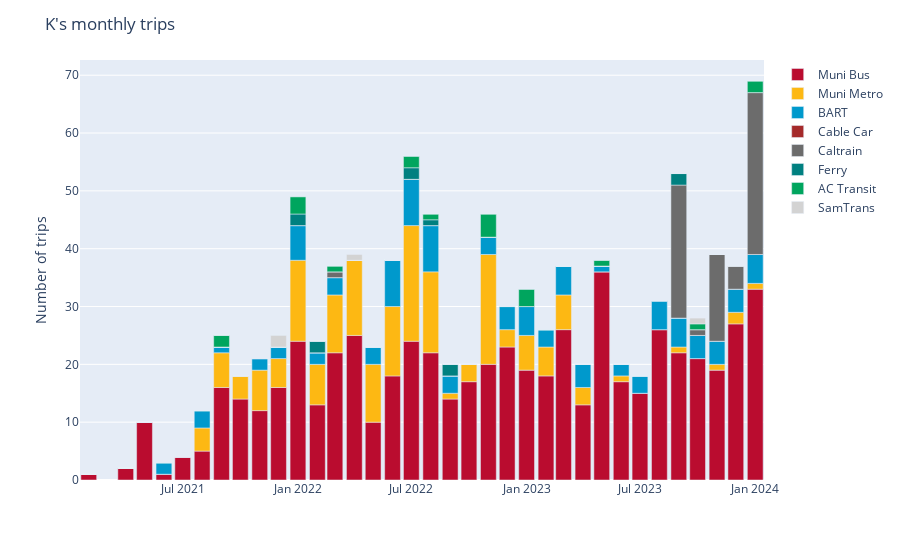

Notebook code cell kept with this figure:
### Markdown cell above
## Charts

### Code cell
pivot_month.index = pd.to_datetime(pivot_month.index)
trip_chart = px.bar(pivot_month,
                    color_discrete_map=COLOR_MAP,
                    )

trip_chart.update_layout(
    title_text="K's monthly trips",
    xaxis_title='',
    yaxis_title='Number of trips',
    legend_title='',
    bargap=0.1)

trip_chart.update_traces(hovertemplate= '<b>%{x|%B %Y}</b>: %{y}')

### Figure 1 — Plotly figure (JSON) as saved in the notebook; plotly's stock layout.template omitted (floating-point values rounded to 4 significant figures)
{"data": [{"alignmentgroup": "True", "hovertemplate": "<b>%{x|%B %Y}</b>: %{y}", "legendgroup": "Muni Bus", "marker": {"color": "#BA0C2F", "pattern": {"shape": ""}}, "name": "Muni Bus", "offsetgroup": "Muni Bus", "orientation": "v", "showlegend": true, "textposition": "auto", "type": "bar", "x": ["2024-01-01T00:00:00", "2023-12-01T00:00:00", "2023-11-01T00:00:00", "2023-10-01T00:00:00", "2023-09-01T00:00:00", "2023-08-01T00:00:00", "2023-07-01T00:00:00", "2023-06-01T00:00:00", "2023-05-01T00:00:00", "2023-04-01T00:00:00", "2023-03-01T00:00:00", "2023-02-01T00:00:00", "2023-01-01T00:00:00", "2022-12-01T00:00:00", "2022-11-01T00:00:00", "2022-10-01T00:00:00", "2022-09-01T00:00:00", "2022-08-01T00:00:00", "2022-07-01T00:00:00", "2022-06-01T00:00:00", "2022-05-01T00:00:00", "2022-04-01T00:00:00", "2022-03-01T00:00:00", "2022-02-01T00:00:00", "2022-01-01T00:00:00", "2021-12-01T00:00:00", "2021-11-01T00:00:00", "2021-10-01T00:00:00", "2021-09-01T00:00:00", "2021-08-01T00:00:00", "2021-07-01T00:00:00", "2021-06-01T00:00:00", "2021-05-01T00:00:00", "2021-04-01T00:00:00", "2021-02-01T00:00:00"], "xaxis": "x", "y": [33, 27, 19, 21, 22, 26, 15, 17, 36, 13, 26, 18, 19, 23, 20, 17, 14, 22, 24, 18, 10, 25, 22, 13, 24, 16, 12, 14, 16, 5, 4, 1, 10, 2, 1], "yaxis": "y"}, {"alignmentgroup": "True", "hovertemplate": "<b>%{x|%B %Y}</b>: %{y}", "legendgroup": "Muni Metro", "marker": {"color": "#FDB813", "pattern": {"shape": ""}}, "name": "Muni Metro", "offsetgroup": "Muni Metro", "orientation": "v", "showlegend": true, "textposition": "auto", "type": "bar", "x": ["2024-01-01T00:00:00", "2023-12-01T00:00:00", "2023-11-01T00:00:00", "2023-10-01T00:00:00", "2023-09-01T00:00:00", "2023-08-01T00:00:00", "2023-07-01T00:00:00", "2023-06-01T00:00:00", "2023-05-01T00:00:00", "2023-04-01T00:00:00", "2023-03-01T00:00:00", "2023-02-01T00:00:00", "2023-01-01T00:00:00", "2022-12-01T00:00:00", "2022-11-01T00:00:00", "2022-10-01T00:00:00", "2022-09-01T00:00:00", "2022-08-01T00:00:00", "2022-07-01T00:00:00", "2022-06-01T00:00:00", "2022-05-01T00:00:00", "2022-04-01T00:00:00", "2022-03-01T00:00:00", "2022-02-01T00:00:00", "2022-01-01T00:00:00", "2021-12-01T00:00:00", "2021-11-01T00:00:00", "2021-10-01T00:00:00", "2021-09-01T00:00:00", "2021-08-01T00:00:00", "2021-07-01T00:00:00", "2021-06-01T00:00:00", "2021-05-01T00:00:00", "2021-04-01T00:00:00", "2021-02-01T00:00:00"], "xaxis": "x", "y": [1, 2, 1, 0, 1, 0, 0, 1, 0, 3, 6, 5, 6, 3, 19, 3, 1, 14, 20, 12, 10, 13, 10, 7, 14, 5, 7, 4, 6, 4, 0, 0, 0, 0, 0], "yaxis": "y"}, {"alignmentgroup": "True", "hovertemplate": "<b>%{x|%B %Y}</b>: %{y}", "legendgroup": "BART", "marker": {"color": "#0099CC", "pattern": {"shape": ""}}, "name": "BART", "offsetgroup": "BART", "orientation": "v", "showlegend": true, "textposition": "auto", "type": "bar", "x": ["2024-01-01T00:00:00", "2023-12-01T00:00:00", "2023-11-01T00:00:00", "2023-10-01T00:00:00", "2023-09-01T00:00:00", "2023-08-01T00:00:00", "2023-07-01T00:00:00", "2023-06-01T00:00:00", "2023-05-01T00:00:00", "2023-04-01T00:00:00", "2023-03-01T00:00:00", "2023-02-01T00:00:00", "2023-01-01T00:00:00", "2022-12-01T00:00:00", "2022-11-01T00:00:00", "2022-10-01T00:00:00", "2022-09-01T00:00:00", "2022-08-01T00:00:00", "2022-07-01T00:00:00", "2022-06-01T00:00:00", "2022-05-01T00:00:00", "2022-04-01T00:00:00", "2022-03-01T00:00:00", "2022-02-01T00:00:00", "2022-01-01T00:00:00", "2021-12-01T00:00:00", "2021-11-01T00:00:00", "2021-10-01T00:00:00", "2021-09-01T00:00:00", "2021-08-01T00:00:00", "2021-07-01T00:00:00", "2021-06-01T00:00:00", "2021-05-01T00:00:00", "2021-04-01T00:00:00", "2021-02-01T00:00:00"], "xaxis": "x", "y": [5, 4, 4, 4, 5, 5, 3, 2, 1, 4, 5, 3, 5, 4, 3, 0, 3, 8, 8, 8, 3, 0, 3, 2, 6, 2, 2, 0, 1, 3, 0, 2, 0, 0, 0], "yaxis": "y"}, {"alignmentgroup": "True", "hovertemplate": "<b>%{x|%B %Y}</b>: %{y}", "legendgroup": "Cable Car", "marker": {"color": "brown", "pattern": {"shape": ""}}, "name": "Cable Car", "offsetgroup": "Cable Car", "orientation": "v", "showlegend": true, "textposition": "auto", "type": "bar", "x": ["2024-01-01T00:00:00", "2023-12-01T00:00:00", "2023-11-01T00:00:00", "2023-10-01T00:00:00", "2023-09-01T00:00:00", "2023-08-01T00:00:00", "2023-07-01T00:00:00", "2023-06-01T00:00:00", "2023-05-01T00:00:00", "2023-04-01T00:00:00", "2023-03-01T00:00:00", "2023-02-01T00:00:00", "2023-01-01T00:00:00", "2022-12-01T00:00:00", "2022-11-01T00:00:00", "2022-10-01T00:00:00", "2022-09-01T00:00:00", "2022-08-01T00:00:00", "2022-07-01T00:00:00", "2022-06-01T00:00:00", "2022-05-01T00:00:00", "2022-04-01T00:00:00", "2022-03-01T00:00:00", "2022-02-01T00:00:00", "2022-01-01T00:00:00", "2021-12-01T00:00:00", "2021-11-01T00:00:00", "2021-10-01T00:00:00", "2021-09-01T00:00:00", "2021-08-01T00:00:00", "2021-07-01T00:00:00", "2021-06-01T00:00:00", "2021-05-01T00:00:00", "2021-04-01T00:00:00", "2021-02-01T00:00:00"], "xaxis": "x", "y": [0, 0, 0, 0, 0, 0, 0, 0, 0, 0, 0, 0, 0, 0, 0, 0, 0, 0, 0, 0, 0, 0, 0, 0, 0, 0, 0, 0, 0, 0, 0, 0, 0, 0, 0], "yaxis": "y"}, {"alignmentgroup": "True", "hovertemplate": "<b>%{x|%B %Y}</b>: %{y}", "legendgroup": "Caltrain", "marker": {"color": "#6C6C6C", "pattern": {"shape": ""}}, "name": "Caltrain", "offsetgroup": "Caltrain", "orientation": "v", "showlegend": true, "textposition": "auto", "type": "bar", "x": ["2024-01-01T00:00:00", "2023-12-01T00:00:00", "2023-11-01T00:00:00", "2023-10-01T00:00:00", "2023-09-01T00:00:00", "2023-08-01T00:00:00", "2023-07-01T00:00:00", "2023-06-01T00:00:00", "2023-05-01T00:00:00", "2023-04-01T00:00:00", "2023-03-01T00:00:00", "2023-02-01T00:00:00", "2023-01-01T00:00:00", "2022-12-01T00:00:00", "2022-11-01T00:00:00", "2022-10-01T00:00:00", "2022-09-01T00:00:00", "2022-08-01T00:00:00", "2022-07-01T00:00:00", "2022-06-01T00:00:00", "2022-05-01T00:00:00", "2022-04-01T00:00:00", "2022-03-01T00:00:00", "2022-02-01T00:00:00", "2022-01-01T00:00:00", "2021-12-01T00:00:00", "2021-11-01T00:00:00", "2021-10-01T00:00:00", "2021-09-01T00:00:00", "2021-08-01T00:00:00", "2021-07-01T00:00:00", "2021-06-01T00:00:00", "2021-05-01T00:00:00", "2021-04-01T00:00:00", "2021-02-01T00:00:00"], "xaxis": "x", "y": [28, 4, 15, 1, 23, 0, 0, 0, 0, 0, 0, 0, 0, 0, 0, 0, 0, 0, 0, 0, 0, 0, 1, 0, 0, 0, 0, 0, 0, 0, 0, 0, 0, 0, 0], "yaxis": "y"}, {"alignmentgroup": "True", "hovertemplate": "<b>%{x|%B %Y}</b>: %{y}", "legendgroup": "Ferry", "marker": {"color": "#008080", "pattern": {"shape": ""}}, "name": "Ferry", "offsetgroup": "Ferry", "orientation": "v", "showlegend": true, "textposition": "auto", "type": "bar", "x": ["2024-01-01T00:00:00", "2023-12-01T00:00:00", "2023-11-01T00:00:00", "2023-10-01T00:00:00", "2023-09-01T00:00:00", "2023-08-01T00:00:00", "2023-07-01T00:00:00", "2023-06-01T00:00:00", "2023-05-01T00:00:00", "2023-04-01T00:00:00", "2023-03-01T00:00:00", "2023-02-01T00:00:00", "2023-01-01T00:00:00", "2022-12-01T00:00:00", "2022-11-01T00:00:00", "2022-10-01T00:00:00", "2022-09-01T00:00:00", "2022-08-01T00:00:00", "2022-07-01T00:00:00", "2022-06-01T00:00:00", "2022-05-01T00:00:00", "2022-04-01T00:00:00", "2022-03-01T00:00:00", "2022-02-01T00:00:00", "2022-01-01T00:00:00", "2021-12-01T00:00:00", "2021-11-01T00:00:00", "2021-10-01T00:00:00", "2021-09-01T00:00:00", "2021-08-01T00:00:00", "2021-07-01T00:00:00", "2021-06-01T00:00:00", "2021-05-01T00:00:00", "2021-04-01T00:00:00", "2021-02-01T00:00:00"], "xaxis": "x", "y": [0, 0, 0, 0, 2, 0, 0, 0, 0, 0, 0, 0, 0, 0, 0, 0, 2, 1, 2, 0, 0, 0, 0, 2, 2, 0, 0, 0, 0, 0, 0, 0, 0, 0, 0], "yaxis": "y"}, {"alignmentgroup": "True", "hovertemplate": "<b>%{x|%B %Y}</b>: %{y}", "legendgroup": "AC Transit", "marker": {"color": "#00A55E", "pattern": {"shape": ""}}, "name": "AC Transit", "offsetgroup": "AC Transit", "orientation": "v", "showlegend": true, "textposition": "auto", "type": "bar", "x": ["2024-01-01T00:00:00", "2023-12-01T00:00:00", "2023-11-01T00:00:00", "2023-10-01T00:00:00", "2023-09-01T00:00:00", "2023-08-01T00:00:00", "2023-07-01T00:00:00", "2023-06-01T00:00:00", "2023-05-01T00:00:00", "2023-04-01T00:00:00", "2023-03-01T00:00:00", "2023-02-01T00:00:00", "2023-01-01T00:00:00", "2022-12-01T00:00:00", "2022-11-01T00:00:00", "2022-10-01T00:00:00", "2022-09-01T00:00:00", "2022-08-01T00:00:00", "2022-07-01T00:00:00", "2022-06-01T00:00:00", "2022-05-01T00:00:00", "2022-04-01T00:00:00", "2022-03-01T00:00:00", "2022-02-01T00:00:00", "2022-01-01T00:00:00", "2021-12-01T00:00:00", "2021-11-01T00:00:00", "2021-10-01T00:00:00", "2021-09-01T00:00:00", "2021-08-01T00:00:00", "2021-07-01T00:00:00", "2021-06-01T00:00:00", "2021-05-01T00:00:00", "2021-04-01T00:00:00", "2021-02-01T00:00:00"], "xaxis": "x", "y": [2, 0, 0, 1, 0, 0, 0, 0, 1, 0, 0, 0, 3, 0, 4, 0, 0, 1, 2, 0, 0, 0, 1, 0, 3, 0, 0, 0, 2, 0, 0, 0, 0, 0, 0], "yaxis": "y"}, {"alignmentgroup": "True", "hovertemplate": "<b>%{x|%B %Y}</b>: %{y}", "legendgroup": "SamTrans", "marker": {"color": "#D3D3D3", "pattern": {"shape": ""}}, "name": "SamTrans", "offsetgroup": "SamTrans", "orientation": "v", "showlegend": true, "textposition": "auto", "type": "bar", "x": ["2024-01-01T00:00:00", "2023-12-01T00:00:00", "2023-11-01T00:00:00", "2023-10-01T00:00:00", "2023-09-01T00:00:00", "2023-08-01T00:00:00", "2023-07-01T00:00:00", "2023-06-01T00:00:00", "2023-05-01T00:00:00", "2023-04-01T00:00:00", "2023-03-01T00:00:00", "2023-02-01T00:00:00", "2023-01-01T00:00:00", "2022-12-01T00:00:00", "2022-11-01T00:00:00", "2022-10-01T00:00:00", "2022-09-01T00:00:00", "2022-08-01T00:00:00", "2022-07-01T00:00:00", "2022-06-01T00:00:00", "2022-05-01T00:00:00", "2022-04-01T00:00:00", "2022-03-01T00:00:00", "2022-02-01T00:00:00", "2022-01-01T00:00:00", "2021-12-01T00:00:00", "2021-11-01T00:00:00", "2021-10-01T00:00:00", "2021-09-01T00:00:00", "2021-08-01T00:00:00", "2021-07-01T00:00:00", "2021-06-01T00:00:00", "2021-05-01T00:00:00", "2021-04-01T00:00:00", "2021-02-01T00:00:00"], "xaxis": "x", "y": [0, 0, 0, 1, 0, 0, 0, 0, 0, 0, 0, 0, 0, 0, 0, 0, 0, 0, 0, 0, 0, 1, 0, 0, 0, 2, 0, 0, 0, 0, 0, 0, 0, 0, 0], "yaxis": "y"}], "layout": {"bargap": 0.1, "barmode": "relative", "legend": {"title": {"text": ""}, "tracegroupgap": 0}, "margin": {"t": 60}, "title": {"text": "K's monthly trips"}, "xaxis": {"anchor": "y", "domain": [0, 1], "title": {"text": ""}}, "yaxis": {"anchor": "x", "domain": [0, 1], "title": {"text": "Number of trips"}}}}
